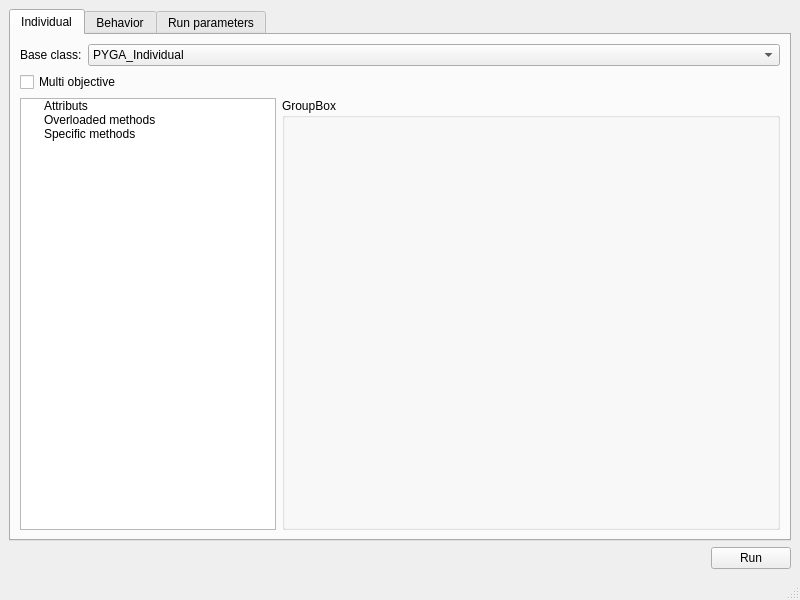
<?xml version="1.0" encoding="UTF-8"?>
<ui version="4.0">
 <class>MainWindow</class>
 <widget class="QMainWindow" name="MainWindow">
  <property name="geometry">
   <rect>
    <x>0</x>
    <y>0</y>
    <width>800</width>
    <height>600</height>
   </rect>
  </property>
  <property name="windowTitle">
   <string>MainWindow</string>
  </property>
  <widget class="QWidget" name="centralwidget">
   <layout class="QVBoxLayout" name="verticalLayout">
    <item>
     <widget class="QTabWidget" name="tabWidget">
      <property name="currentIndex">
       <number>0</number>
      </property>
      <widget class="QWidget" name="individualTab">
       <attribute name="title">
        <string>Individual</string>
       </attribute>
       <layout class="QVBoxLayout" name="verticalLayout_2">
        <item>
         <layout class="QHBoxLayout" name="horizontalLayout">
          <item>
           <widget class="QLabel" name="label">
            <property name="text">
             <string>Base class:</string>
            </property>
           </widget>
          </item>
          <item>
           <widget class="QComboBox" name="indivBaseClass_comboBox">
            <property name="sizePolicy">
             <sizepolicy hsizetype="MinimumExpanding" vsizetype="Fixed">
              <horstretch>0</horstretch>
              <verstretch>0</verstretch>
             </sizepolicy>
            </property>
            <item>
             <property name="text">
              <string>PYGA_Individual</string>
             </property>
            </item>
            <item>
             <property name="text">
              <string>PYGA_StandardMultiObjIndividual</string>
             </property>
            </item>
            <item>
             <property name="text">
              <string>PYGA_StandardMultiObjIndividual_NSGAII</string>
             </property>
            </item>
            <item>
             <property name="text">
              <string>PYGA_StandardVectorMultiObjIndividual_NSGAII</string>
             </property>
            </item>
           </widget>
          </item>
         </layout>
        </item>
        <item>
         <widget class="QCheckBox" name="multiObj_checkBox">
          <property name="text">
           <string>Multi objective</string>
          </property>
         </widget>
        </item>
        <item>
         <layout class="QHBoxLayout" name="horizontalLayout_3">
          <item>
           <widget class="QTreeWidget" name="indiv_treeWidget">
            <property name="sizePolicy">
             <sizepolicy hsizetype="Maximum" vsizetype="Expanding">
              <horstretch>0</horstretch>
              <verstretch>0</verstretch>
             </sizepolicy>
            </property>
            <property name="headerHidden">
             <bool>true</bool>
            </property>
            <column>
             <property name="text">
              <string/>
             </property>
            </column>
            <item>
             <property name="text">
              <string>Attributs</string>
             </property>
            </item>
            <item>
             <property name="text">
              <string>Overloaded methods</string>
             </property>
            </item>
            <item>
             <property name="text">
              <string>Specific methods</string>
             </property>
            </item>
           </widget>
          </item>
          <item>
           <widget class="QGroupBox" name="indiv_groupBox">
            <property name="title">
             <string>GroupBox</string>
            </property>
            <layout class="QVBoxLayout" name="verticalLayout_indiv"/>
           </widget>
          </item>
         </layout>
        </item>
       </layout>
      </widget>
      <widget class="QWidget" name="behaviorTab">
       <attribute name="title">
        <string>Behavior</string>
       </attribute>
       <layout class="QVBoxLayout" name="verticalLayout_3">
        <item>
         <layout class="QHBoxLayout" name="horizontalLayout_2">
          <item>
           <widget class="QLabel" name="label_2">
            <property name="text">
             <string>Base class:</string>
            </property>
           </widget>
          </item>
          <item>
           <widget class="QComboBox" name="behavBaseClass_comboBox">
            <property name="sizePolicy">
             <sizepolicy hsizetype="MinimumExpanding" vsizetype="Fixed">
              <horstretch>0</horstretch>
              <verstretch>0</verstretch>
             </sizepolicy>
            </property>
            <item>
             <property name="text">
              <string>PYGA_GenAlgBehavior</string>
             </property>
            </item>
            <item>
             <property name="text">
              <string>PYGA_StandardGenAlgBehavior</string>
             </property>
            </item>
           </widget>
          </item>
         </layout>
        </item>
        <item>
         <layout class="QHBoxLayout" name="horizontalLayout_4">
          <item>
           <widget class="QTreeWidget" name="behav_treeWidget">
            <property name="sizePolicy">
             <sizepolicy hsizetype="Maximum" vsizetype="Expanding">
              <horstretch>0</horstretch>
              <verstretch>0</verstretch>
             </sizepolicy>
            </property>
            <property name="headerHidden">
             <bool>true</bool>
            </property>
            <column>
             <property name="text">
              <string/>
             </property>
            </column>
            <item>
             <property name="text">
              <string>Overloaded methods</string>
             </property>
            </item>
            <item>
             <property name="text">
              <string>Specific methods</string>
             </property>
            </item>
           </widget>
          </item>
          <item>
           <widget class="QGroupBox" name="behav_groupBox">
            <property name="title">
             <string>GroupBox</string>
            </property>
            <layout class="QVBoxLayout" name="verticalLayout_behav"/>
           </widget>
          </item>
         </layout>
        </item>
       </layout>
      </widget>
      <widget class="QWidget" name="runParamTab">
       <attribute name="title">
        <string>Run parameters</string>
       </attribute>
       <layout class="QVBoxLayout" name="verticalLayout_4">
        <item>
         <widget class="QTreeWidget" name="param_treeWidget">
          <property name="selectionBehavior">
           <enum>QAbstractItemView::SelectItems</enum>
          </property>
          <property name="autoExpandDelay">
           <number>-1</number>
          </property>
          <column>
           <property name="text">
            <string>Parameter</string>
           </property>
          </column>
          <column>
           <property name="text">
            <string>Value</string>
           </property>
          </column>
         </widget>
        </item>
       </layout>
      </widget>
     </widget>
    </item>
    <item>
     <layout class="QHBoxLayout" name="horizontalLayout_5">
      <item>
       <spacer name="horizontalSpacer">
        <property name="orientation">
         <enum>Qt::Horizontal</enum>
        </property>
        <property name="sizeHint" stdset="0">
         <size>
          <width>40</width>
          <height>20</height>
         </size>
        </property>
       </spacer>
      </item>
      <item>
       <widget class="QPushButton" name="run_pushButton">
        <property name="text">
         <string>Run</string>
        </property>
       </widget>
      </item>
     </layout>
    </item>
   </layout>
  </widget>
  <widget class="QMenuBar" name="menubar">
   <property name="geometry">
    <rect>
     <x>0</x>
     <y>0</y>
     <width>800</width>
     <height>21</height>
    </rect>
   </property>
  </widget>
  <widget class="QStatusBar" name="statusbar"/>
 </widget>
 <resources/>
 <connections/>
</ui>
